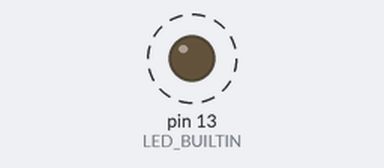
A sketch run on a simulated Arduino Uno, built with avr-gcc and run on an emulated ATmega328P. Shown: output pins drawn as LEDs (lit = HIGH). Dashed ring = blinking.

Above: at 0.5 s.
Timing chart, 0 to 4.6 s (numbered marks = the images above):
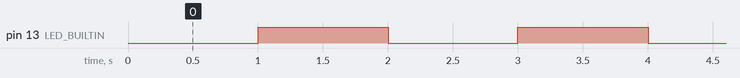

Measured:
- by itself, pin 13 (LED_BUILTIN): alternates HIGH for 1.0 s and LOW for 1.0 s

The sketch:

BlinkLED.ino
```cpp
unsigned long previousMillis = 0;   // Stores last time LED was updated
const long interval = 1000;         // Interval at which to blink (milliseconds)
int ledState = LOW;                 // Setup initial state of the LED

void setup()
{
  // put your setup code here, to run once:
  pinMode(LED_BUILTIN, OUTPUT);
  digitalWrite(LED_BUILTIN, ledState);
}

void loop()
{
  // put your main code here, to run repeatedly:
  unsigned long currentMillis = millis();   // millis() returns # of milliseconds sinced board started running.

  if (currentMillis - previousMillis >= interval)
  {
    previousMillis = currentMillis;
    ledState = !ledState;
    digitalWrite(LED_BUILTIN, ledState);
  }
  /*
  Traditional Method, using delay() stops everything.

  digitalWrite(LED_BUILTIN, HIGH);  // Turn the LED on
  delay(100);                       // Wait for 1 second
  digitalWrite(LED_BUILTIN, LOW);   // Turn the LED off
  delay(100);                       // Wait for 1 second
  */
}
```
